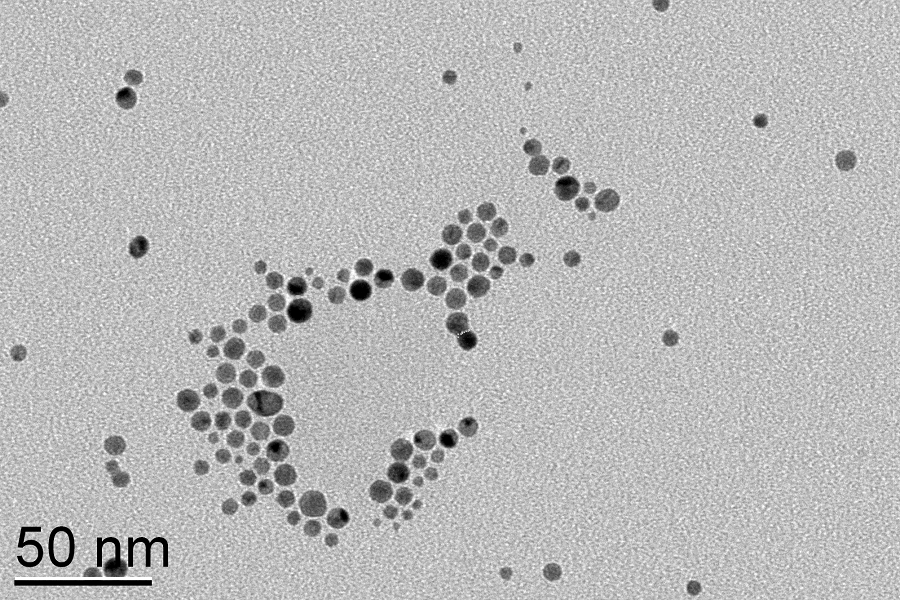
#> input picture exercices/fichier_exercices_enonces/10_traitementimage/AL66a.bmp, 900 x 600 px; the run also reads 1 picture not shown here
$ jupyter execute Exercices10_solutions.ipynb
#> lines starting #> are read from the running program, lines starting #| are printed output that depends on the picture; after the words box and inside, x2 and y2 are one past the last pixel; in counts of white or black regions, pixels touching at a corner belong together
***
# **<center>Exercices#10</center>**
# ***<center>Traitement d'images</center>***
***

***
<u>Exercice 0:</u> *Microscopie électronique.*

La microscopie électronique en transmission permet l'observation de nanoparticules, ici des nanospheres d'or. Une information importante est la distribution de taille de ces objets. On se propose, à partir de l'image fichiers_exercices_enonces/AL66b.tif de mettre en place un code qui detectera et mesurera automatiquement les dimensions des nanoparticules.

1- Ouvrir et afficher l'image fichiers_exercices_enonces/AL66b.tif avec opencv (img).
2- Afficher les dimensions de l'image.
3- Convertir l'image en niveaux de gris  (img_gray).
4- Appliquer un filtre blur de kernel 5x5  (img_blur).
5- Seuiller l'image à 140 sur 255 (threshold).
6- Rechercher les contours sur l'image seuil et les afficher le contour d'indice zero sur l'image d'origine
7- Afficher l'ensemble des contours sur l'image d'origine.
8- Ajouter des rectangles contenant les contours pour faire des mesures ultérieurement.
9- Ajouter à img les indices de chaque objet détèctés  avec la fonction cv2.putText.
10- Afficher uniquement la zone de la barre d'echelle en selectionnant la plage de coordonnées de l'image. Relever les indices des caractères et de la barre d'échelle.
11- Déterminer le numéro d'indice de la barre d'echelle et extraire:
- Les coordonnées du centre de la barre
- La largeur du rectangle englobant
- La hauteur du rectangle englobant
- L'Angle du rectangle englobant

12- Utiliser la largeur extraite pour définir le ratio de conversion nm/pixel.
13- A partir des valeurs relevées à la question 10 et de l'indice du tour de l'image relevé à la question 6, créer manuellement une liste d'indices à supprimer.
14- créer une fonction "filtrer_contours" prenant en argument liste des contours a supprimer et les contours détecté par cv2.findContours précedemment, et  retournant les contours selectionnés.
15- Charger à nouveau l'image fichiers_exercices_enonces/AL66b.tif et en utilisant la fonction "filtrer_contours" tracer les contours et les box uniquement des nanoparticules.
16- On remarque que, quand les particules sont collées, on détecte des clusters.  On veut les supprimer, pour cela, on va les detecter par leur ratio de convexité.
Mesurer le ratio entre la surface du contour calculé avec cv2.convexHull(cnt) et la surface du contour.
Creer une liste des ratios de convexité et afficher l'histogramme.
17- Voit-on des valeurs très inferieures à 1? Si c'est le cas, les objets detectès sont concaves, donc non circulaires. Les supprimer, par exemple, avec une condition np.where et l'utilisation de la fonction filtrer_contours.
18- Extraire pour l'ensemble des contours, les valeurs en nm de:
- hauteurs
- largeurs
- convexites
- x_positions
- y_positions
- surfaces
- ratios_hauteur_largeur

Stocker ces résultats dans un pandas dataframe.
19- Afficher les histogrammes pour chaque grandeur.
20- Faire un ajustement par une gaussienne des valeurs de hauteur et de largeur.
21- Afficher une matrice de correlation.

 ***<center>SOLUTION</center>***

1- Ouvrir et afficher l'image fichiers_exercices_enonces/AL66b.tif avec opencv (img)

[cell 1]
import cv2

[cell 2]
img = cv2.imread("fichier_exercices_enonces/10_traitementimage/AL66a.bmp")
#> img is the input picture: shape (600, 900, 3); min 0, max 255, mean 185.2

cv2.imshow("Image Origine", img)
k = cv2.waitKey(0)
#> (key q is pressed here)

2- Afficher les dimensions de l'image

[cell 3]
height, width, channels = img.shape

print("Largeur de l'image:", width)
#| Largeur de l'image: 900
print("Hauteur de l'image:", height)
#| Hauteur de l'image: 600
print("Nombre de canaux de couleur:", channels)
#| Nombre de canaux de couleur: 3

3- Convertir l'image en niveaux de gris  (img_gray)

[cell 4]
img_gray=cv2.cvtColor(img,cv2.COLOR_BGR2GRAY)
cv2.imshow("Image niveaux gris", img_gray)
k = cv2.waitKey(0)
#> (key q is pressed here)

4- Appliquer un filtre blur de kernel 5x5  (img_blur)

[cell 5]
img_blur = cv2.blur(img_gray,(5,5))
cv2.imshow("Image blur", img_blur)
k = cv2.waitKey(0)
#> (key q is pressed here)

5- Seuiller l'image à 140 sur 255 (threshold)

[cell 6]
ret1,threshold=cv2.threshold(img_blur,140,255,cv2.THRESH_BINARY)
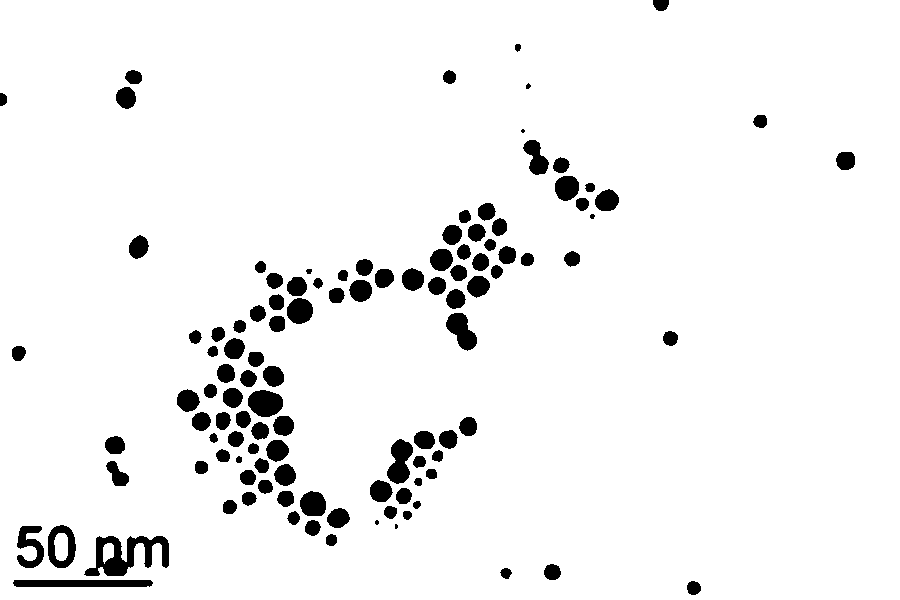
#> threshold: shape (600, 900); 94.8% white; 114 black regions (3 under 20 px)
cv2.imshow("seuillage",threshold)
k = cv2.waitKey(0)
#> (key q is pressed here)

6- Rechercher les contours sur l'image seuil et les afficher le contour d'indice zero sur l'image d'origine

[cell 7]
contours, hierarchy = cv2.findContours(threshold, cv2.RETR_TREE, cv2.CHAIN_APPROX_SIMPLE)
#> contours = 115 contours, 2 with area under 20; largest, box (x1, y1, x2, y2) and area: (0, 0, 900, 600) 538268, (83, 535, 170, 577) 2028, (12, 579, 154, 588) 1106, (47, 524, 77, 569) 1044, (386, 438, 414, 485) 815
cv2.drawContours(img, [contours[0]], 0, (255, 0, 0), 2)
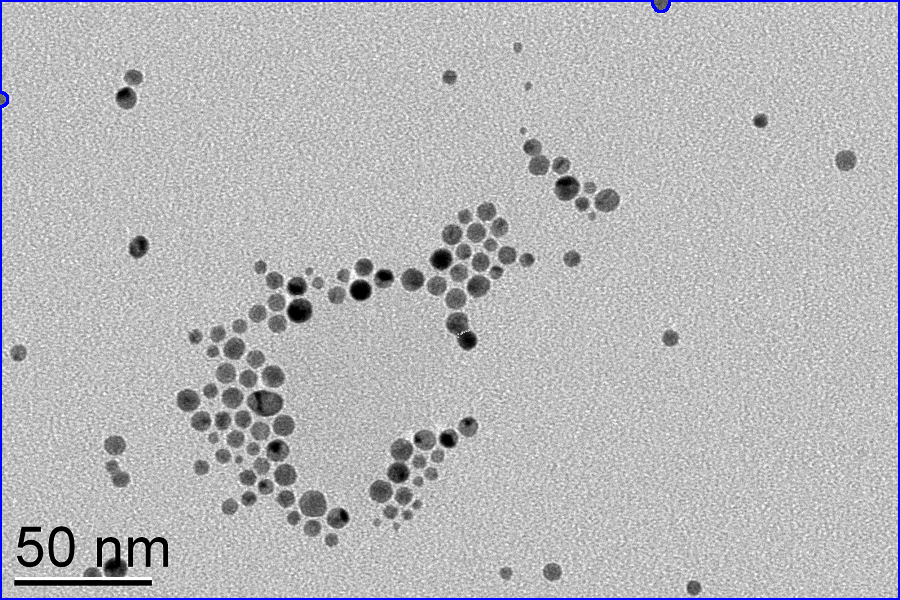
#> img: shape (600, 900, 3); 1.13% of pixels changed, all inside (x1, y1, x2, y2) = (0, 0, 900, 600)
# Afficher l'image avec le contour spécifique
cv2.imshow("Contour 0", img)
cv2.waitKey(0)
cv2.destroyAllWindows()

7- Afficher l'ensemble des contours sur l'image d'origine

[cell 8]
contours, hierarchy = cv2.findContours(threshold, cv2.RETR_TREE, cv2.CHAIN_APPROX_SIMPLE)

for cnt in contours:
    cv2.drawContours(img, [cnt], 0, (255, 0, 0), 1)
#> this loop made 115 passes
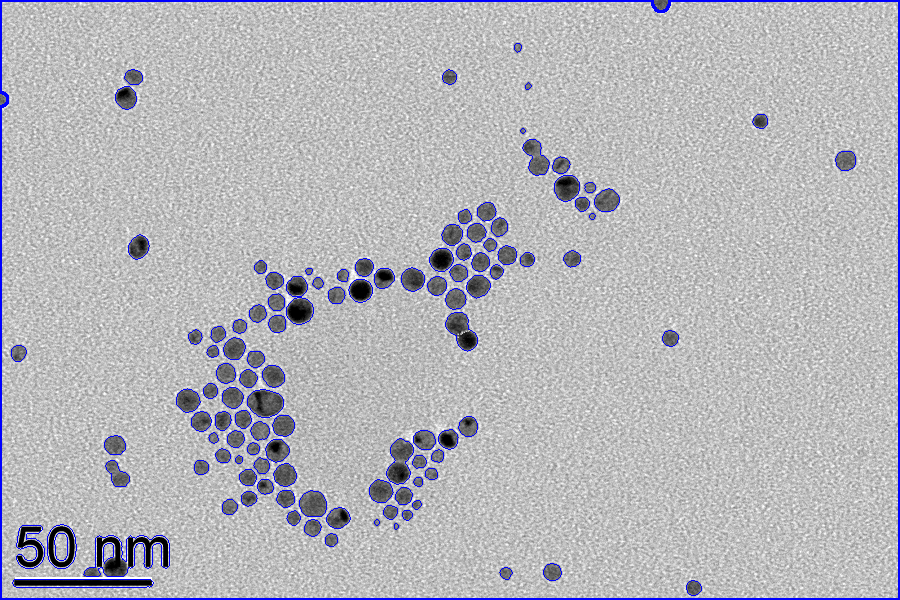
#> img: shape (600, 900, 3); 1.16% of pixels changed, all inside (x1, y1, x2, y2) = (11, 43, 856, 596)

# Afficher l'image avec le contour spécifique
cv2.imshow("Contours", img)
cv2.waitKey(0)
cv2.destroyAllWindows()

8- Ajouter des rectangles contenant les contours pour faire des mesures ultérieurement

[cell 9]
import numpy as np
for cnt in contours:
    # Obtenir le rectangle englobant orienté
    rect = cv2.minAreaRect(cnt)
    box = cv2.boxPoints(rect)
    box = np.round(box).astype(int)
    cv2.drawContours(img, [box], 0, (0, 0, 255), 2)  # Dessiner le rectangle en rouge
#> this loop made 115 passes
#> (rect, box) on passes 1 to 5: (((449.5, 299.5), (599, 899), -90), [[899, 599], [0, 599], [0, 0], [899, 0]]), (((693, 587.5), (14.85, 14.85), -45), [[693, 598], [683, 588], [693, 577], [704, 588]]), (((82.5, 583), (8, 141), -90), [[153, 587], [12, 587], [12, 579], [153, 579]]), (((505.8, 572.8), (11.31, 12.02), -45), [[506, 581], [498, 573], [506, 565], [514, 573]]), (((552, 571.5), (17, 18), -90), [[561, 580], [543, 580], [543, 563], [561, 563]])
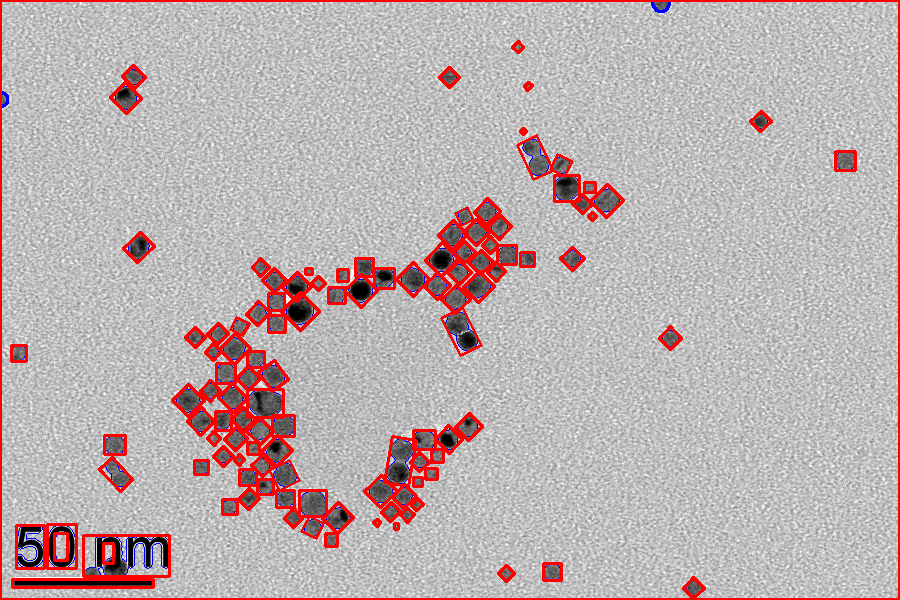
#> img: shape (600, 900, 3); 5.64% of pixels changed, all inside (x1, y1, x2, y2) = (0, 0, 900, 600)

cv2.imshow("Image Box", img)
cv2.waitKey(0)
cv2.destroyAllWindows()

9- Ajouter à img les indices de chaque objet détectés  avec la fonction cv2.putText

[cell 10]
for i, contour in enumerate(contours):
    x, y = contour[0][0] # determiner les coordonnées du premier point du contour
    #  Afficher le numéro du contour
    cv2.putText(img, str(i), (x, y), cv2.FONT_HERSHEY_SIMPLEX, 0.5, (0, 255, 0), 2)
#> this loop made 115 passes
#> (x, y) on passes 1 to 8: (0, 0), (690, 581), (13, 580), (503, 568), (549, 564), (98, 536), (107, 543), (329, 534)
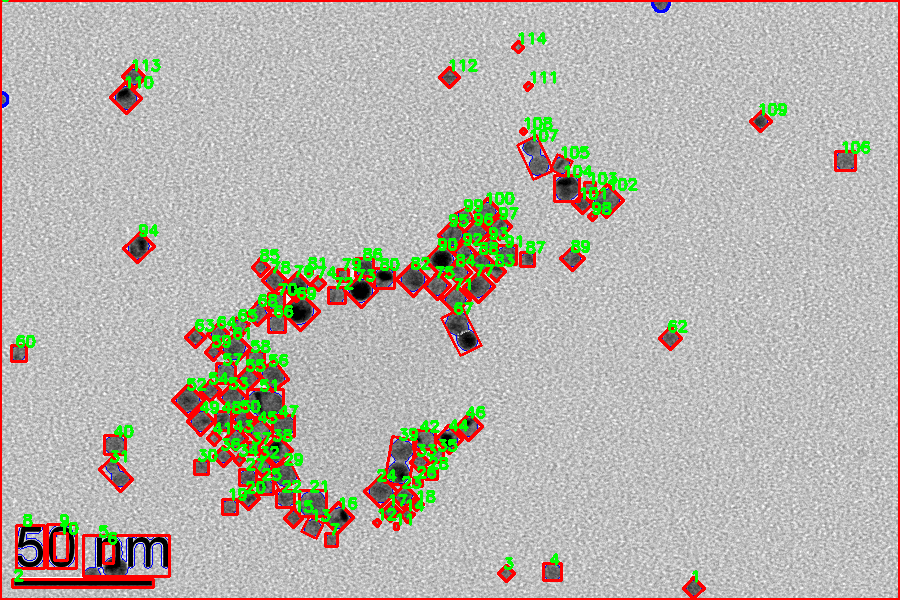
#> img: shape (600, 900, 3); 3.21% of pixels changed, all inside (x1, y1, x2, y2) = (2, 0, 871, 583)

cv2.imshow("Numeros Contours", img)
cv2.waitKey(0)
cv2.destroyAllWindows()

10- Afficher uniquement la zone de la barre d'echelle en selectionnant la plage de coordonnées de l'image. Relever les indices des caractères et de la barre d'échelle.

[cell 11]
# Définir les coordonnées de la zone d'intérêt
x_start, x_end = 0, 200
y_start, y_end = 500, 600

# Extraire la région d'intérêt (ROI)
roi = img[y_start:y_end, x_start:x_end]
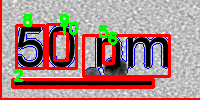
#> roi: shape (100, 200, 3); mean B, G, R 131.8, 133.8, 169

cv2.namedWindow("Region of Interest", cv2.WINDOW_NORMAL) # cv2.WINDOW_NORMAL pour fenetre étirable
# Afficher la région d'intérêt
cv2.imshow("Region of Interest", roi)
cv2.waitKey(0)
cv2.destroyAllWindows()

11- Déterminer le numéro d'indice de la barre d'echelle et extraire:
- Les coordonnées du centre de la barre
- La largeur du rectangle englobant
- La hauteur du rectangle englobant
- L'Angle du rectangle englobant

[cell 12]
# Obtenir le rectangle englobant orienté
rect = cv2.minAreaRect(contour)
#> rect = ((517.5, 47), (7.78, 7.78), -45)
box = cv2.boxPoints(rect)
#> box = [[517.5, 52.5], [512, 47], [517.5, 41.5], [523, 47]]
box = np.round(box).astype(int)
#> box = [[518, 52], [512, 47], [518, 41], [523, 47]]

[cell 13]
indice_echelle = 2
contour_echelle = contours[indice_echelle]
#> contour_echelle = contour of 21 points, box (x1, y1, x2, y2) (12, 579, 154, 588), area 1106


# Obtenir le rectangle englobant orienté
rect = cv2.minAreaRect(contour_echelle)
#> rect = ((82.5, 583), (8, 141), -90)
box = cv2.boxPoints(rect)
#> box = [[153, 587], [12, 587], [12, 579], [153, 579]]
box = np.round(box).astype(int)


 # Extraire les coordonnées, la largeur, la hauteur et l'angle du rectangle englobant
center, size, angle = rect
#> center = (82.5, 583); size = (8, 141); angle = -90
width, height = size
#> width = 8; height = 141

# Afficher toutes les grandeurs extraites
print(f"Coordonnées du centre : {center}")
#| Coordonnées du centre : (82.5, 583.0)
print(f"largeur du rectangle englobant : {width:.2f} pixels")
#| largeur du rectangle englobant : 8.00 pixels
print(f"hauteur du rectangle englobant : {height:.2f} pixels")
#| hauteur du rectangle englobant : 141.00 pixels
print(f"Angle du rectangle englobant : {angle:.2f} degrés")
#| Angle du rectangle englobant : -90.00 degrés

On vérifie bien que l'angle est à zero, donc horizontal, les coordonnées du centre semblent correspondre, ceci confirme que l'ov=jet detecté est bien la barre d'echelle et pourra être utilisé pour les mesures des objets.

12- Utiliser la largeur extraite pour définir le ratio de conversion nm/pixel

[cell 14]
ratio = 50/width # 50nm , valeur lue sur l'image
#> ratio = 6.25

13- A partir des valeurs relevées à la question 10 et de l'indice du tour de l'image relevé à la question 6, créer manuellement une liste d'indices à supprimer.

[cell 15]
indices_a_supprimer = [0, 2, 8, 9, 10, 5, 6]

14- créer une fonction "filtrer_contours" prenant en argument liste des contours a supprimer et les contours détecté par cv2.findContours précedemment, et  retournant les contours selectionnés.

[cell 16]
def filtrer_contours(indices_a_supprimer, contours):
    # Créer une liste de contours filtrée en utilisant une liste de compréhension
    contours_selection = [contour for i, contour in enumerate(contours) if i not in indices_a_supprimer]
#> contours_selection = 108 contours, 2 with area under 20; largest, box (x1, y1, x2, y2) and area: (386, 438, 414, 485) 815, (247, 389, 284, 418) 778, (445, 312, 478, 352) 738, (299, 490, 327, 517) 570, (286, 297, 314, 325) 566
    return contours_selection

15- Charger à nouveau l'image fichiers_exercices_enonces/AL66b.tif et en utilisant la fonction "filtrer_contours" tracer les contours et les box uniquement des nanoparticules.

[cell 17]
img = cv2.imread("fichier_exercices_enonces/10_traitementimage/AL66a.bmp")

[cell 18]
indices_a_supprimer = [0, 2, 8, 9, 10, 5, 6]
#Utilisation de la fonction déterminée à la question 14
contours_selectionnes = filtrer_contours(indices_a_supprimer, contours)
#> contours_selectionnes has the same summary as contours_selection in filtrer_contours

# Afficher l'image avec les contours d'indices spécifiés
for cnt in contours_selectionnes:
    cv2.drawContours(img, [cnt], 0, (255, 0, 0), 1)

    # Obtenir le rectangle englobant orienté
    rect = cv2.minAreaRect(cnt)
    box = cv2.boxPoints(rect)
    box = np.round(box).astype(int)

    # Extraire les coordonnées, la largeur, la hauteur et l'angle du rectangle englobant
    center, size, angle = rect
    width, height = size

    # Dessiner le rectangle englobant orienté sur l'image
    cv2.drawContours(img, [box], 0, (0, 0, 255), 2)  # Dessiner le rectangle en rouge
#> this loop made 108 passes
#> (box, center, angle, width, height) on passes 1 to 5: ([[693, 598], [683, 588], [693, 577], [704, 588]], (693, 587.5), -45, 14.85, 14.85), ([[506, 581], [498, 573], [506, 565], [514, 573]], (505.8, 572.8), -45, 11.31, 12.02), ([[561, 580], [543, 580], [543, 563], [561, 563]], (552, 571.5), -90, 17, 18), ([[337, 546], [325, 546], [325, 533], [337, 533]], (331, 539.5), -90, 13, 12), ([[398, 529], [394, 529], [394, 523], [398, 523]], (396, 526), -90, 6, 4)
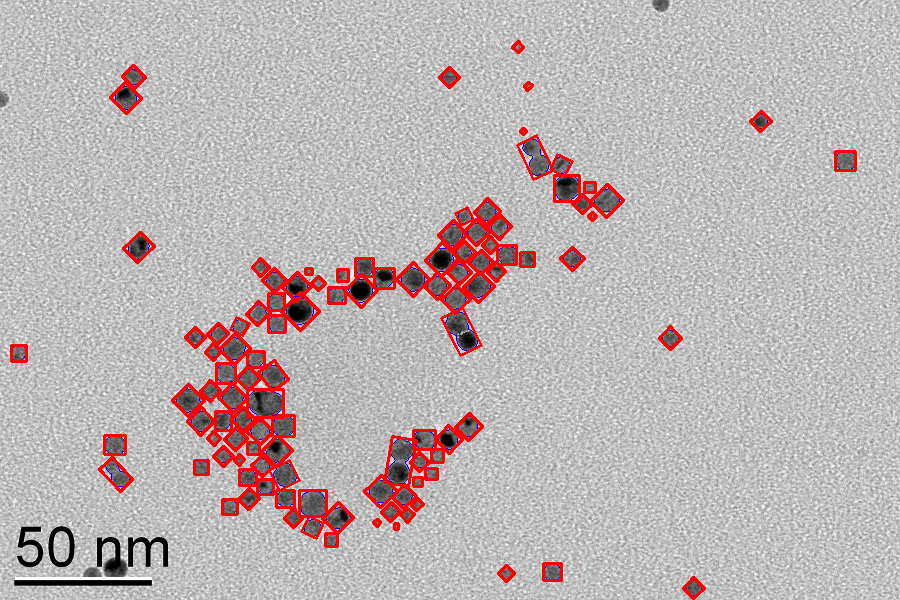
#> img: shape (600, 900, 3); 4.2% of pixels changed, all inside (x1, y1, x2, y2) = (10, 40, 857, 600)

cv2.imshow("Contours Select", img)
cv2.waitKey(0)
cv2.destroyAllWindows()

16- On remarque que, quand les particules sont collées, on détecte des clusters.  On veut les supprimer, pour cela, on va les detecter par leur ratio de convexité.
Mesurer le ratio entre la surface du contour calculé avec cv2.convexHull(cnt) et la surface du contour.
Creer une liste des ratios de convexité et afficher l'histogramme.

[cell 19]
import matplotlib.pyplot as plt
convexity_ratios = []
for cnt in contours_selectionnes:
    # Calculer le polygone convexe
    hull = cv2.convexHull(cnt)

    # Calculer la surface du polygone convexe et la surface du contour d'origine
    area_hull = cv2.contourArea(hull)
    area_contour = cv2.contourArea(cnt)
    # Calculer le rapport de convexité
    convexity_ratio = area_contour / area_hull
        # Ajouter le rapport de convexité à la liste
    convexity_ratios.append(convexity_ratio)
#> this loop made 108 passes


# Tracer l'histogramme
plt.hist(convexity_ratios, bins=50, color='blue', edgecolor='black')
plt.title('Histogramme des Rapports de Convexité')
plt.xlabel('Rapport de Convexité')
plt.ylabel('Nombre de Contours')
plt.show()
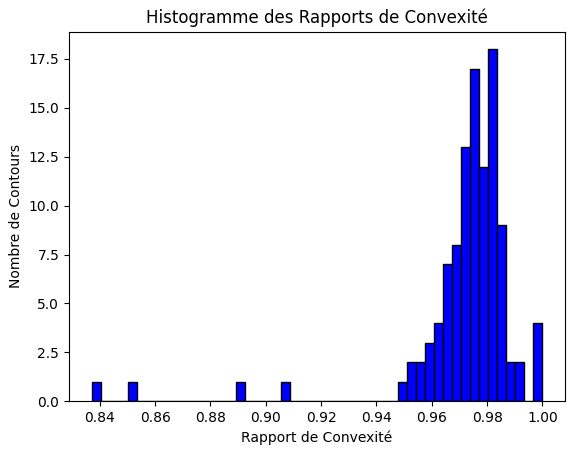
#> figure drawn by matplotlib, 1 panel; tallest bar 18 high, from x = 0.98 to 0.984

17- Voit-on des valeurs très inferieures à 1? Si c'est le cas, les objets detectès sont concaves, donc non circulaires. Les supprimer, par exemple, avec une condition np.where et l'utilisation de la fonction filtrer_contours

[cell 20]
seuil_convexite = 0.92
# Utiliser np.where pour obtenir les indices inférieurs au seuil
indices_sous_seuil = np.where(np.array(convexity_ratios) < seuil_convexite)[0]

# Afficher les indices inférieurs à 0.92
print("Indices inférieurs  des objets de convexité inferieure à 0.92 :", indices_sous_seuil)
#| Indices inférieurs  des objets de convexité inferieure à 0.92 : [ 24  32  60 100]
#> (the rest of the program and of its run is left out)
